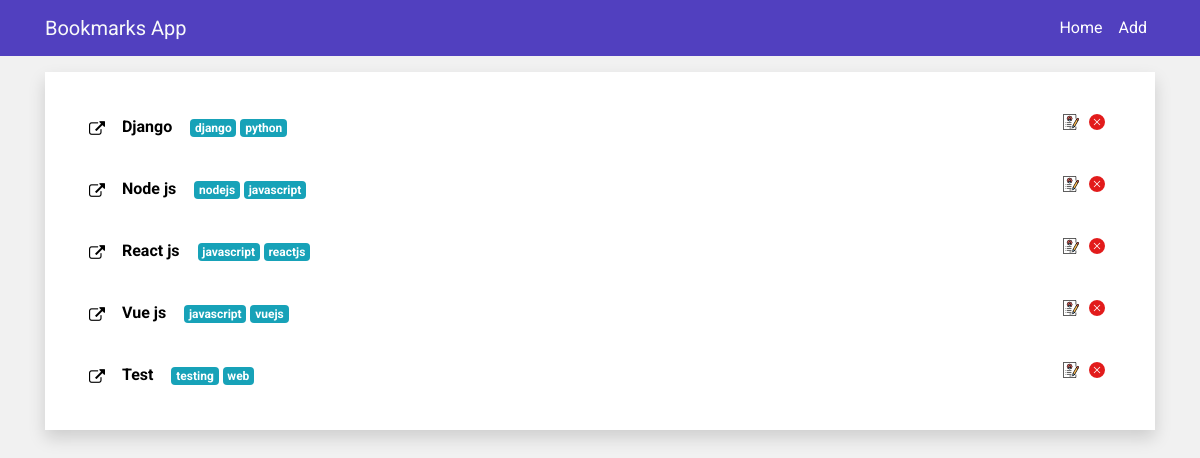
The page / on the database its author committed.
### bookmarkapp/models.py (models this page shows)
class Bookmarks(models.Model):
    name = models.CharField(max_length=50)
    url = models.CharField(max_length=150)
    desc = models.TextField()
    tags = TaggableManager()

### bookmarkapp/views.py (the view)
# urls.py: path('', views.IndexView.as_view(),name='index'),
class IndexView(generic.ListView):
  model = Bookmarks
  template_name = 'bookmarks/index.html'
  context_object_name = 'bookmarks'

### bookmarkapp/templates/bookmarks/index.html (shortened to what this page needs)
{% extends 'bookmarks/base.html' %} {% block body %}
<section class="my-3">
    <div class="container">
        <div class="box p-4 bg-white shadow">
            {% if bookmarks is empty %}
            <div class="text-center">
                <b>No Bookmarks to Display</b>
            </div>
            {% else %} {% for bookmark in bookmarks %}
            <div class="accordion" id="accord{{ forloop.counter }}">
                <div class="card">
                    <div class="card-header" id="headingOne">
                    <span>
                    {% load static %}
                      <a href="{{ bookmark.url }}" target="_blank" class="hover"><img height="16" width="16" src="{% static 'icon.png' %}" alt=""></a>
                        <h5 class="mb-0 inline">
                            <button class="
                            btn btn-link text-black" type="button" data-toggle="collapse" data-target="#collapse{{ forloop.counter }}" aria-expanded="true" aria-controls="collapseOne">
                               {{ bookmark.name }}
                            </button>
                        </h5>
                    </span>
                         {% for tags in bookmark.tags.names %}
                               <span class="badge badge-info">{{tags}}</span>
                         {% endfor %}
                         <span>
                            <form action="{{ bookmark.id }}/delete/" class="form" method="post">
                                <a href="{{bookmark.id}}/update/"> <img height="16" width="16" src="{% static 'resume.png' %}" alt=""> </a>
                                <button class=" transparent" type="submit"><img height="16" width="16" src="{% static 'delete.png' %}" alt=""></button>
                                </form>
                         </span>
                    </div>
                </div>
            </div>
            {% endfor %} {% endif %}
        </div>
    </div>
</section>
{% endblock body %}

### bookmarkapp/static/css/style.css (style rules this page uses)
body { font-family: 'Roboto', sans-serif; }
.secondbg { background: #f1f1f1; }
.bg-white { background: #fff; }
.shadow { -webkit-box-shadow: 0px 0px 3px 1px rgba(0,0,0,0.21); -moz-box-shadow: 0px 0px 3px 1px rgba(0,0,0,0.21); box-shadow: 0px 0px 3px 1px rgba(0,0,0,0.21); }
.card-header { background: #fff; color: black; border: none; }
.card { border:none; }
.btn-link.text-black { color: #000; text-decoration: none; font-weight: bold; }
.inline { display: inline; }
form.form { float: right; display: inline; }
.transparent { background: transparent; border: none; }

### rows shown on the page
Bookmarks: name "Django", names "django"
Tag: tags "python"
Bookmarks: name "Node js"
Tag: tags "nodejs"
Tag: tags "javascript"
Bookmarks: name "React js"
Tag: tags "reactjs"
Bookmarks: name "Vue js"
Tag: tags "vuejs"
Bookmarks: name "Test"
Tag: tags "testing"
Tag: tags "web"
